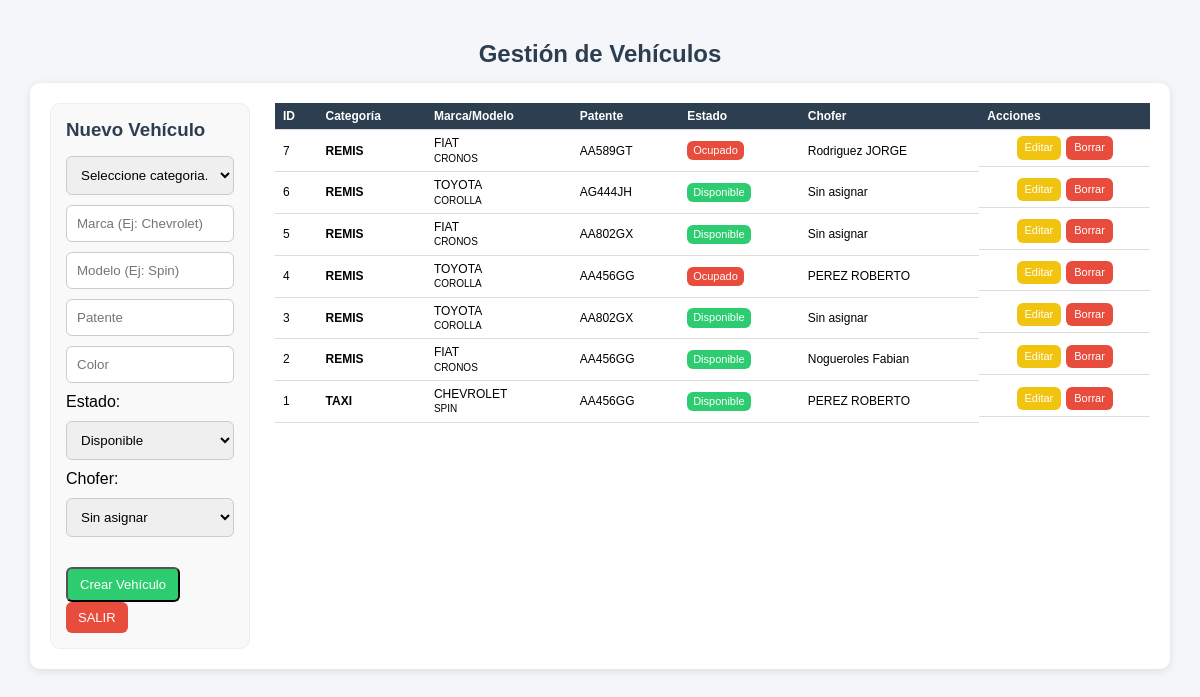
Page /php/00_administracion/trafico/listado.php (signed in) on the committed database.
### tables this page shows
CREATE TABLE `vehiculos` (
  `id` int(11) NOT NULL,
  `categoria` varchar(15) NOT NULL,
  `marca` varchar(50) NOT NULL,
  `modelo` varchar(50) NOT NULL,
  `patente` varchar(20) DEFAULT NULL,
  `estado` varchar(20) NOT NULL,
  `color` varchar(20) NOT NULL,
  `id_chofer` int(4) DEFAULT NULL
);

### funciones/funciones.php (called while the page is built, shortened)
<?php
function conexion()
{
    $host = 'localhost';
    $db   = 'app_viajes';
    $user = 'root';
    $pass = 'belgrado';
    try {
        $dsn = "mysql:host=$host;dbname=$db;charset=utf8mb4";
        $conn = new PDO($dsn, $user, $pass, [
            PDO::ATTR_ERRMODE => PDO::ERRMODE_EXCEPTION,
            PDO::ATTR_DEFAULT_FETCH_MODE => PDO::FETCH_ASSOC,
            PDO::MYSQL_ATTR_INIT_COMMAND => "SET NAMES utf8mb4"
        ]);
        return $conn;
    } catch (PDOException $e) {
        echo "Error de conexión: " . $e->getMessage();
    }
}
?>
<?php
function obtenerVehiculos()
{
    $pdo = conexion();
    $sql = "SELECT v.*,
                   CONCAT(c.apellido, ' ', c.nombre) AS chofer
            FROM vehiculos v
            LEFT JOIN choferes c ON v.id_chofer = c.id
            ORDER BY v.id DESC";
    return $pdo->query($sql)->fetchAll(PDO::FETCH_ASSOC);
}

### php/00_administracion/trafico/listado.php (the view, shortened to what this page needs)
<?php
include_once "../../../funciones/funciones.php";
$vehiculo_a_editar = null;
$vehiculos = obtenerVehiculos();
?>
<!DOCTYPE html>
<html lang="es">
<head>
    <link rel="stylesheet" href="../../../css/estilos.css">
</head>
<body>
    <div class="container">
        <h2 class="text-center">Gestión de Vehículos</h2>
        <div class="card operadores-layout">
            <div class="col-form">
                <h3><?php echo $vehiculo_a_editar ? "Editar Vehículo" : "Nuevo Vehículo"; ?></h3>
                <form method="POST">
                    <select name="categoria" required>
                        <option value="">Seleccione categoria...</option>
                    </select>
                    <input type="text" name="marca" placeholder="Marca (Ej: Chevrolet)"
                        value="<?php echo htmlspecialchars($vehiculo_a_editar['marca'] ?? ''); ?>" required>
                    <input type="text" name="modelo" placeholder="Modelo (Ej: Spin)"
                        value="<?php echo htmlspecialchars($vehiculo_a_editar['modelo'] ?? ''); ?>">
                    <input type="text" name="patente" placeholder="Patente"
                        value="<?php echo htmlspecialchars($vehiculo_a_editar['patente'] ?? ''); ?>">
                    <input type="text" name="color" placeholder="Color"
                        value="<?php echo htmlspecialchars($vehiculo_a_editar['color'] ?? ''); ?>">
                    <label>Estado:</label>
                    <select name="estado">
                        <option value="disponible"
                            <?php if (($vehiculo_a_editar['estado'] ?? '') == 'disponible') echo 'selected'; ?>>
                            Disponible
                        </option>
                    </select>
                    <label>Chofer:</label>
                    <select name="id_chofer">
                        <option value="">Sin asignar</option>
                    </select>
                    <div style="margin-top: 20px;">
                        <button type="submit" name="guardar" class="btn btn-success">
                            <?php echo $vehiculo_a_editar ? "Actualizar" : "Crear Vehículo"; ?>
                        </button>
                        <a href="../../inicio_0.php" class="btn btn-danger">SALIR</a>
                    </div>
                </form>
            </div>
            <div class="col-tabla">
                <table class="table">
                    <thead>
                        <tr>
                            <th>ID</th>
                            <th>Categoría</th>
                            <th>Marca/Modelo</th>
                            <th>Patente</th>
                            <th>Estado</th>
                            <th>Chofer</th>
                            <th>Acciones</th>
                        </tr>
                    </thead>
                    <tbody>
                        <?php if (count($vehiculos) > 0): ?>
                            <?php foreach ($vehiculos as $v): ?>
                                <tr>
                                    <td><?php echo $v['id']; ?></td>
                                    <td><strong><?php echo htmlspecialchars($v['categoria']); ?></strong></td>
                                    <td>
                                        <?php echo htmlspecialchars($v['marca']); ?><br>
                                        <small><?php echo htmlspecialchars($v['modelo']); ?></small>
                                    </td>
                                    <td><?php echo htmlspecialchars($v['patente']); ?></td>
                                    <td>
                                        <?php if ($v['estado'] == 'disponible'): ?>
                                            <span class="badge badge-success">Disponible</span>
                                        <?php else: ?>
                                            <span class="badge badge-danger">Ocupado</span>
                                        <?php endif; ?>
                                    </td>
                                    <td>
                                        <?php echo htmlspecialchars($v['chofer'] ?? 'Sin asignar'); ?>
                                    </td>
                                    <td>
                                        <a href="?editar=<?php echo $v['id']; ?>" class="btn btn-warning btn-sm">Editar</a>
                                        <a href="?borrar=<?php echo $v['id']; ?>"
                                            class="btn btn-danger btn-sm"
                                            onclick="return confirm('¿Eliminar vehículo?')">
                                            Borrar
                                        </a>
                                    </td>
                                </tr>
                            <?php endforeach; ?>
                        <?php else: ?>
                            <tr>
                                <td colspan="7" class="text-center">No hay vehículos registrados.</td>
                            </tr>
                        <?php endif; ?>
                    </tbody>
                </table>
            </div>
        </div>
    </div>
</body>
</html>

### css/estilos.css (style rules this page uses)
:root { --primary: #3498db; --success: #2ecc71; --warning: #f1c40f; --danger: #e74c3c; --dark: #2c3e50; --gray: #7f8c8d; --bg: #f4f6f9; }
* { margin: 0; padding: 0; box-sizing: border-box; }
body { font-family: Arial, sans-serif; background: var(--bg); }
.container { width: 95%; max-width: 1200px; margin: 30px auto; }
h2, h3 { margin-bottom: 15px; color: var(--dark); }
.text-center { text-align: center; }
.card { background: #fff; padding: 20px; border-radius: 10px; box-shadow: 0 2px 8px rgba(0,0,0,0.1); }
.btn { display: inline-block; padding: 8px 12px; border-radius: 6px; text-decoration: none; color: #fff; font-size: 13px; }
.btn-success { background: var(--success); }
.btn-warning { background: var(--warning); }
.btn-danger { background: var(--danger); }
form { display: flex; flex-direction: column; gap: 10px; }
input, select { padding: 10px; border-radius: 6px; border: 1px solid #ccc; }
.table { width: 100%; border-collapse: collapse; }
.table thead { background: var(--dark); color: white; }
.table th, .table td { padding: 10px; border-bottom: 1px solid #ddd; }
.badge { padding: 5px 8px; border-radius: 6px; color: #fff; font-size: 12px; }
.badge-success { background: var(--success); }
.badge-danger { background: var(--danger); }
.operadores-layout { display: grid; grid-template-columns: 200px 1fr !important; gap: 25px; align-items: start; }
.col-form { background: #fafafa; padding: 15px; border-radius: 8px; border: 1px solid #eee; position: sticky; top: 20px; }
.col-tabla { overflow-x: auto; }
.container { max-width: 1200px; margin: 40px auto; }
.operadores-layout { display: grid; grid-template-columns: 320px 1fr; gap: 25px; align-items: start; }
.col-form { background: #f9f9f9; padding: 15px; border-radius: 10px; }
.col-tabla { width: 100%; }
.table th, .table td { padding: 10px; text-align: left; }
.table td:last-child { display: flex; gap: 5px; justify-content: center; align-items: center; }
.badge { display: inline-block; padding: 5px 8px; border-radius: 6px; font-size: 12px; }
.table { font-size: 12px; }
.table th, .table td { padding: 6px 8px; line-height: 1.2; }
.table .btn { font-size: 11px; padding: 5px 8px; }
.table .badge { font-size: 11px; padding: 3px 6px; }

### rows in the picture
vehiculos: id "7", categoria "REMIS", marca "FIAT", modelo "CRONOS", patente "AA589GT", estado "Ocupado", chofer "Rodriguez JORGE"
vehiculos: id "6", categoria "REMIS", marca "TOYOTA", modelo "COROLLA", patente "AG444JH", estado "Disponible", chofer "Sin asignar"
vehiculos: id "5", categoria "REMIS", marca "FIAT", modelo "CRONOS", patente "AA802GX", estado "Disponible", chofer "Sin asignar"
vehiculos: id "4", categoria "REMIS", marca "TOYOTA", modelo "COROLLA", patente "AA456GG", estado "Ocupado", chofer "PEREZ ROBERTO"
vehiculos: id "3", categoria "REMIS", marca "TOYOTA", modelo "COROLLA", patente "AA802GX", estado "Disponible", chofer "Sin asignar"
vehiculos: id "2", categoria "REMIS", marca "FIAT", modelo "CRONOS", patente "AA456GG", estado "Disponible", chofer "Nogueroles Fabian"
vehiculos: id "1", categoria "TAXI", marca "CHEVROLET", modelo "SPIN", patente "AA456GG", estado "Disponible", chofer "PEREZ ROBERTO"
